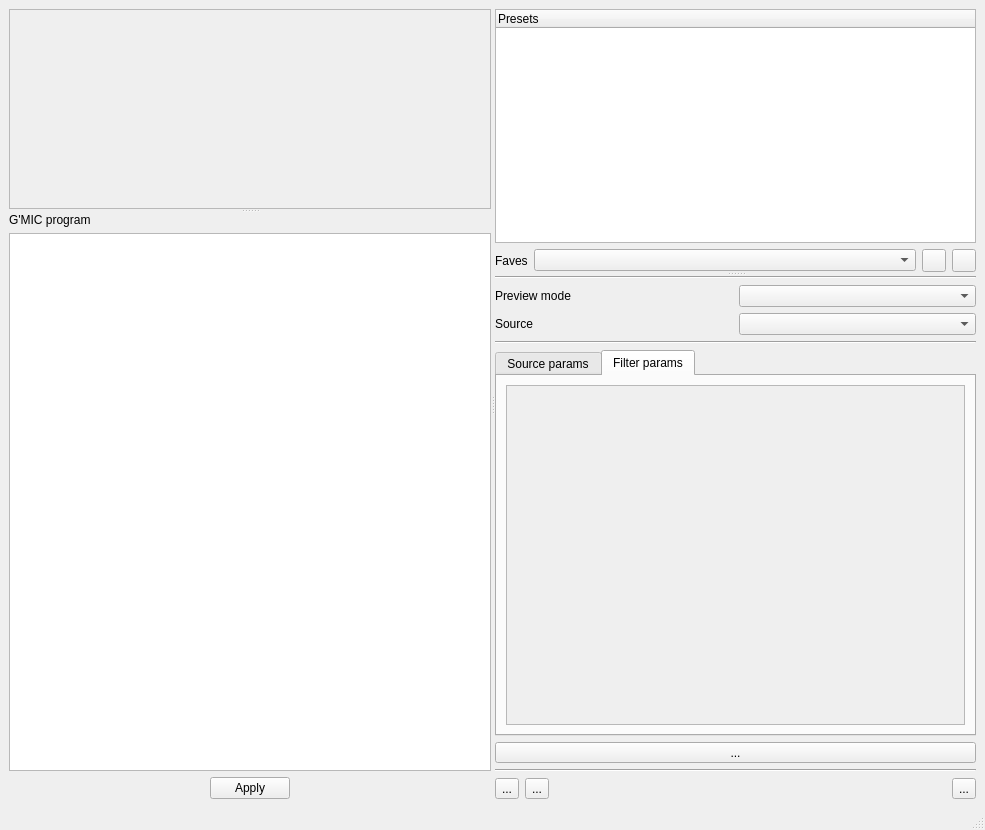
<?xml version="1.0" encoding="UTF-8"?>
<ui version="4.0">
 <class>MainWindow</class>
 <widget class="QMainWindow" name="MainWindow">
  <property name="geometry">
   <rect>
    <x>0</x>
    <y>0</y>
    <width>985</width>
    <height>830</height>
   </rect>
  </property>
  <property name="windowTitle">
   <string>MainWindow</string>
  </property>
  <widget class="QWidget" name="centralwidget">
   <layout class="QHBoxLayout" name="horizontalLayout_3">
    <item>
     <widget class="QSplitter" name="_verticalSplitter">
      <property name="orientation">
       <enum>Qt::Horizontal</enum>
      </property>
      <widget class="QSplitter" name="_leftSplitter">
       <property name="sizePolicy">
        <sizepolicy hsizetype="Expanding" vsizetype="Expanding">
         <horstretch>0</horstretch>
         <verstretch>0</verstretch>
        </sizepolicy>
       </property>
       <property name="orientation">
        <enum>Qt::Vertical</enum>
       </property>
       <widget class="QFrame" name="_frameImageView">
        <property name="sizePolicy">
         <sizepolicy hsizetype="MinimumExpanding" vsizetype="MinimumExpanding">
          <horstretch>0</horstretch>
          <verstretch>0</verstretch>
         </sizepolicy>
        </property>
        <property name="minimumSize">
         <size>
          <width>0</width>
          <height>200</height>
         </size>
        </property>
        <property name="frameShape">
         <enum>QFrame::StyledPanel</enum>
        </property>
        <property name="frameShadow">
         <enum>QFrame::Raised</enum>
        </property>
        <layout class="QGridLayout" name="gridLayout">
         <property name="sizeConstraint">
          <enum>QLayout::SetDefaultConstraint</enum>
         </property>
         <item row="0" column="0">
          <widget class="ImageView" name="_imageView" native="true">
           <property name="sizePolicy">
            <sizepolicy hsizetype="Preferred" vsizetype="Preferred">
             <horstretch>0</horstretch>
             <verstretch>0</verstretch>
            </sizepolicy>
           </property>
           <property name="minimumSize">
            <size>
             <width>0</width>
             <height>0</height>
            </size>
           </property>
          </widget>
         </item>
        </layout>
       </widget>
       <widget class="QWidget" name="layoutWidget2">
        <layout class="QVBoxLayout" name="verticalLayout" stretch="1,8,1">
         <item>
          <widget class="QLabel" name="label_2">
           <property name="sizePolicy">
            <sizepolicy hsizetype="Preferred" vsizetype="Fixed">
             <horstretch>0</horstretch>
             <verstretch>0</verstretch>
            </sizepolicy>
           </property>
           <property name="text">
            <string>G'MIC program</string>
           </property>
          </widget>
         </item>
         <item>
          <widget class="CommandEditor" name="_commandEditor">
           <property name="sizePolicy">
            <sizepolicy hsizetype="Expanding" vsizetype="Minimum">
             <horstretch>0</horstretch>
             <verstretch>0</verstretch>
            </sizepolicy>
           </property>
           <property name="minimumSize">
            <size>
             <width>0</width>
             <height>100</height>
            </size>
           </property>
          </widget>
         </item>
         <item>
          <layout class="QHBoxLayout" name="horizontalLayout_4">
           <item>
            <spacer name="horizontalSpacer_2">
             <property name="orientation">
              <enum>Qt::Horizontal</enum>
             </property>
             <property name="sizeHint" stdset="0">
              <size>
               <width>40</width>
               <height>20</height>
              </size>
             </property>
            </spacer>
           </item>
           <item>
            <widget class="QPushButton" name="_pbApply">
             <property name="toolTip">
              <string>Apply script modifications (Ctrl+Return)</string>
             </property>
             <property name="text">
              <string>Apply</string>
             </property>
            </widget>
           </item>
           <item>
            <spacer name="horizontalSpacer_3">
             <property name="orientation">
              <enum>Qt::Horizontal</enum>
             </property>
             <property name="sizeType">
              <enum>QSizePolicy::MinimumExpanding</enum>
             </property>
             <property name="sizeHint" stdset="0">
              <size>
               <width>40</width>
               <height>20</height>
              </size>
             </property>
            </spacer>
           </item>
          </layout>
         </item>
        </layout>
       </widget>
      </widget>
      <widget class="QWidget" name="_rightPanel" native="true">
       <property name="sizePolicy">
        <sizepolicy hsizetype="Fixed" vsizetype="Preferred">
         <horstretch>0</horstretch>
         <verstretch>0</verstretch>
        </sizepolicy>
       </property>
       <layout class="QVBoxLayout" name="verticalLayout_5">
        <item>
         <widget class="QSplitter" name="_rightPanelSplitter">
          <property name="orientation">
           <enum>Qt::Vertical</enum>
          </property>
          <widget class="QWidget" name="layoutWidget1">
           <layout class="QVBoxLayout" name="verticalLayout_4">
            <item>
             <widget class="QTreeWidget" name="_treeGPresets">
              <property name="sizePolicy">
               <sizepolicy hsizetype="Preferred" vsizetype="MinimumExpanding">
                <horstretch>0</horstretch>
                <verstretch>0</verstretch>
               </sizepolicy>
              </property>
              <column>
               <property name="text">
                <string notr="true">Presets</string>
               </property>
              </column>
             </widget>
            </item>
            <item>
             <layout class="QHBoxLayout" name="horizontalLayout">
              <item>
               <widget class="QLabel" name="label_14">
                <property name="sizePolicy">
                 <sizepolicy hsizetype="Fixed" vsizetype="Preferred">
                  <horstretch>0</horstretch>
                  <verstretch>0</verstretch>
                 </sizepolicy>
                </property>
                <property name="text">
                 <string>Faves</string>
                </property>
               </widget>
              </item>
              <item>
               <widget class="QComboBox" name="_cbFaves"/>
              </item>
              <item>
               <widget class="QToolButton" name="_tbAddFave"/>
              </item>
              <item>
               <widget class="QToolButton" name="_tbRemoveFave"/>
              </item>
             </layout>
            </item>
           </layout>
          </widget>
          <widget class="QWidget" name="layoutWidget3">
           <layout class="QVBoxLayout" name="verticalLayout_2">
            <item>
             <widget class="Line" name="line">
              <property name="orientation">
               <enum>Qt::Horizontal</enum>
              </property>
             </widget>
            </item>
            <item>
             <layout class="QGridLayout" name="gridLayout_2">
              <item row="0" column="1">
               <widget class="QComboBox" name="_cbPreviewMode">
                <property name="sizePolicy">
                 <sizepolicy hsizetype="Preferred" vsizetype="Fixed">
                  <horstretch>0</horstretch>
                  <verstretch>0</verstretch>
                 </sizepolicy>
                </property>
               </widget>
              </item>
              <item row="1" column="0">
               <widget class="QLabel" name="label_4">
                <property name="text">
                 <string>Source</string>
                </property>
               </widget>
              </item>
              <item row="0" column="0">
               <widget class="QLabel" name="label">
                <property name="text">
                 <string>Preview mode</string>
                </property>
               </widget>
              </item>
              <item row="1" column="1">
               <widget class="QComboBox" name="_comboSource"/>
              </item>
             </layout>
            </item>
            <item>
             <widget class="Line" name="line_4">
              <property name="orientation">
               <enum>Qt::Horizontal</enum>
              </property>
             </widget>
            </item>
            <item>
             <widget class="QTabWidget" name="_tabParams">
              <property name="sizePolicy">
               <sizepolicy hsizetype="Expanding" vsizetype="MinimumExpanding">
                <horstretch>0</horstretch>
                <verstretch>0</verstretch>
               </sizepolicy>
              </property>
              <property name="tabShape">
               <enum>QTabWidget::Rounded</enum>
              </property>
              <property name="currentIndex">
               <number>1</number>
              </property>
              <property name="elideMode">
               <enum>Qt::ElideNone</enum>
              </property>
              <widget class="QWidget" name="tabSourceParams">
               <attribute name="title">
                <string>Source params</string>
               </attribute>
               <layout class="QGridLayout" name="gridLayout_4">
                <item row="2" column="0">
                 <widget class="QWidget" name="_imageParamsWidget" native="true">
                  <layout class="QVBoxLayout" name="verticalLayout_3">
                   <item>
                    <layout class="QHBoxLayout" name="horizontalLayout_5">
                     <item>
                      <widget class="QLabel" name="label_3">
                       <property name="text">
                        <string>FPS  0</string>
                       </property>
                      </widget>
                     </item>
                     <item>
                      <widget class="QSlider" name="_sliderImageFPS">
                       <property name="minimum">
                        <number>0</number>
                       </property>
                       <property name="maximum">
                        <number>30</number>
                       </property>
                       <property name="orientation">
                        <enum>Qt::Horizontal</enum>
                       </property>
                      </widget>
                     </item>
                     <item>
                      <widget class="QLabel" name="label_5">
                       <property name="text">
                        <string>30</string>
                       </property>
                      </widget>
                     </item>
                    </layout>
                   </item>
                   <item>
                    <widget class="QPushButton" name="_pbOpenImageFile">
                     <property name="text">
                      <string>Open...</string>
                     </property>
                    </widget>
                   </item>
                  </layout>
                 </widget>
                </item>
                <item row="3" column="0">
                 <widget class="QWidget" name="_videoParamsWidget" native="true">
                  <layout class="QGridLayout" name="gridLayout_6">
                   <item row="0" column="0" colspan="3">
                    <widget class="QPushButton" name="_pbOpenVideoFile">
                     <property name="sizePolicy">
                      <sizepolicy hsizetype="MinimumExpanding" vsizetype="Fixed">
                       <horstretch>0</horstretch>
                       <verstretch>0</verstretch>
                      </sizepolicy>
                     </property>
                     <property name="text">
                      <string>Open...</string>
                     </property>
                    </widget>
                   </item>
                   <item row="0" column="3" colspan="2">
                    <widget class="QCheckBox" name="_cbVideoFileLoop">
                     <property name="sizePolicy">
                      <sizepolicy hsizetype="Preferred" vsizetype="Fixed">
                       <horstretch>0</horstretch>
                       <verstretch>0</verstretch>
                      </sizepolicy>
                     </property>
                     <property name="text">
                      <string>Loop</string>
                     </property>
                    </widget>
                   </item>
                   <item row="1" column="0">
                    <widget class="QLabel" name="label_7">
                     <property name="text">
                      <string>FPS</string>
                     </property>
                    </widget>
                   </item>
                   <item row="1" column="1">
                    <widget class="QLabel" name="label_11">
                     <property name="sizePolicy">
                      <sizepolicy hsizetype="Fixed" vsizetype="Preferred">
                       <horstretch>0</horstretch>
                       <verstretch>0</verstretch>
                      </sizepolicy>
                     </property>
                     <property name="text">
                      <string>5</string>
                     </property>
                    </widget>
                   </item>
                   <item row="1" column="2" colspan="2">
                    <widget class="QSlider" name="_sliderVideoFPS">
                     <property name="minimum">
                      <number>5</number>
                     </property>
                     <property name="maximum">
                      <number>30</number>
                     </property>
                     <property name="orientation">
                      <enum>Qt::Horizontal</enum>
                     </property>
                    </widget>
                   </item>
                   <item row="1" column="4">
                    <widget class="QLabel" name="label_8">
                     <property name="sizePolicy">
                      <sizepolicy hsizetype="Fixed" vsizetype="Preferred">
                       <horstretch>0</horstretch>
                       <verstretch>0</verstretch>
                      </sizepolicy>
                     </property>
                     <property name="text">
                      <string>30</string>
                     </property>
                    </widget>
                   </item>
                   <item row="2" column="0">
                    <widget class="QLabel" name="_labelVideoSkipFrames">
                     <property name="text">
                      <string>Frame skip</string>
                     </property>
                    </widget>
                   </item>
                   <item row="2" column="1">
                    <widget class="QLabel" name="label_12">
                     <property name="sizePolicy">
                      <sizepolicy hsizetype="Fixed" vsizetype="Preferred">
                       <horstretch>0</horstretch>
                       <verstretch>0</verstretch>
                      </sizepolicy>
                     </property>
                     <property name="text">
                      <string>0</string>
                     </property>
                    </widget>
                   </item>
                   <item row="2" column="2" colspan="2">
                    <widget class="QSlider" name="_sliderVideoSkipFrames">
                     <property name="orientation">
                      <enum>Qt::Horizontal</enum>
                     </property>
                    </widget>
                   </item>
                   <item row="2" column="4">
                    <widget class="QLabel" name="label_6">
                     <property name="sizePolicy">
                      <sizepolicy hsizetype="Preferred" vsizetype="Preferred">
                       <horstretch>0</horstretch>
                       <verstretch>0</verstretch>
                      </sizepolicy>
                     </property>
                     <property name="text">
                      <string>10</string>
                     </property>
                    </widget>
                   </item>
                  </layout>
                 </widget>
                </item>
                <item row="4" column="0">
                 <spacer name="verticalSpacer_2">
                  <property name="orientation">
                   <enum>Qt::Vertical</enum>
                  </property>
                  <property name="sizeHint" stdset="0">
                   <size>
                    <width>20</width>
                    <height>10</height>
                   </size>
                  </property>
                 </spacer>
                </item>
                <item row="1" column="0">
                 <widget class="QWidget" name="_webcamParamsWidget" native="true">
                  <layout class="QGridLayout" name="gridLayout_3">
                   <property name="leftMargin">
                    <number>9</number>
                   </property>
                   <property name="topMargin">
                    <number>9</number>
                   </property>
                   <property name="rightMargin">
                    <number>9</number>
                   </property>
                   <property name="bottomMargin">
                    <number>9</number>
                   </property>
                   <item row="1" column="0">
                    <widget class="QLabel" name="label_13">
                     <property name="text">
                      <string>Resolution</string>
                     </property>
                    </widget>
                   </item>
                   <item row="2" column="1">
                    <widget class="QLabel" name="label_10">
                     <property name="text">
                      <string>0</string>
                     </property>
                    </widget>
                   </item>
                   <item row="2" column="2">
                    <widget class="QSlider" name="_sliderWebcamSkipFrames">
                     <property name="sizePolicy">
                      <sizepolicy hsizetype="Expanding" vsizetype="Fixed">
                       <horstretch>0</horstretch>
                       <verstretch>0</verstretch>
                      </sizepolicy>
                     </property>
                     <property name="maximum">
                      <number>25</number>
                     </property>
                     <property name="pageStep">
                      <number>1</number>
                     </property>
                     <property name="orientation">
                      <enum>Qt::Horizontal</enum>
                     </property>
                    </widget>
                   </item>
                   <item row="0" column="0">
                    <widget class="QLabel" name="_labelInputWebcam">
                     <property name="text">
                      <string>Input</string>
                     </property>
                    </widget>
                   </item>
                   <item row="0" column="1" colspan="3">
                    <widget class="QComboBox" name="_comboWebcam"/>
                   </item>
                   <item row="2" column="0">
                    <widget class="QLabel" name="_labelWebcamSkipFrames">
                     <property name="text">
                      <string>Frame skip</string>
                     </property>
                    </widget>
                   </item>
                   <item row="2" column="3">
                    <widget class="QLabel" name="label_9">
                     <property name="text">
                      <string>10</string>
                     </property>
                    </widget>
                   </item>
                   <item row="1" column="1" colspan="2">
                    <widget class="QComboBox" name="_comboCamResolution"/>
                   </item>
                   <item row="1" column="3">
                    <widget class="QToolButton" name="_tbCamResolutionsRefresh">
                     <property name="toolTip">
                      <string>Refresh resolutions</string>
                     </property>
                     <property name="text">
                      <string>U</string>
                     </property>
                    </widget>
                   </item>
                  </layout>
                 </widget>
                </item>
               </layout>
              </widget>
              <widget class="QWidget" name="tabCommandParams">
               <attribute name="title">
                <string>Filter params</string>
               </attribute>
               <layout class="QGridLayout" name="gridLayout_7">
                <item row="0" column="0">
                 <widget class="QScrollArea" name="_commandParamsScrollArea">
                  <property name="widgetResizable">
                   <bool>true</bool>
                  </property>
                  <widget class="QWidget" name="scrollAreaWidgetContents">
                   <property name="geometry">
                    <rect>
                     <x>0</x>
                     <y>0</y>
                     <width>453</width>
                     <height>291</height>
                    </rect>
                   </property>
                   <layout class="QGridLayout" name="gridLayout_5">
                    <property name="leftMargin">
                     <number>0</number>
                    </property>
                    <property name="topMargin">
                     <number>0</number>
                    </property>
                    <property name="rightMargin">
                     <number>0</number>
                    </property>
                    <property name="bottomMargin">
                     <number>0</number>
                    </property>
                    <item row="0" column="0">
                     <widget class="CommandParamsWidget" name="_commandParamsWidget" native="true"/>
                    </item>
                   </layout>
                  </widget>
                 </widget>
                </item>
               </layout>
              </widget>
             </widget>
            </item>
            <item>
             <widget class="QToolButton" name="_tbPlay">
              <property name="sizePolicy">
               <sizepolicy hsizetype="Minimum" vsizetype="Fixed">
                <horstretch>0</horstretch>
                <verstretch>0</verstretch>
               </sizepolicy>
              </property>
              <property name="text">
               <string>...</string>
              </property>
              <property name="icon">
               <iconset resource="../zart.qrc">
                <normaloff>:/images/media-playback-start.png</normaloff>:/images/media-playback-start.png</iconset>
              </property>
              <property name="iconSize">
               <size>
                <width>24</width>
                <height>24</height>
               </size>
              </property>
              <property name="checkable">
               <bool>false</bool>
              </property>
             </widget>
            </item>
            <item>
             <widget class="Line" name="line_2">
              <property name="orientation">
               <enum>Qt::Horizontal</enum>
              </property>
             </widget>
            </item>
            <item>
             <layout class="QHBoxLayout" name="horizontalLayout_2">
              <item>
               <widget class="QToolButton" name="_tbZoomOriginal">
                <property name="sizePolicy">
                 <sizepolicy hsizetype="Preferred" vsizetype="Preferred">
                  <horstretch>0</horstretch>
                  <verstretch>0</verstretch>
                 </sizepolicy>
                </property>
                <property name="toolTip">
                 <string>Set zoom factor to 1:1</string>
                </property>
                <property name="text">
                 <string>...</string>
                </property>
                <property name="icon">
                 <iconset resource="../zart.qrc">
                  <normaloff>:/images/zoom-original.png</normaloff>:/images/zoom-original.png</iconset>
                </property>
               </widget>
              </item>
              <item>
               <widget class="QToolButton" name="_tbZoomFit">
                <property name="sizePolicy">
                 <sizepolicy hsizetype="Preferred" vsizetype="Preferred">
                  <horstretch>0</horstretch>
                  <verstretch>0</verstretch>
                 </sizepolicy>
                </property>
                <property name="toolTip">
                 <string>Best fit zoom</string>
                </property>
                <property name="text">
                 <string>...</string>
                </property>
                <property name="icon">
                 <iconset resource="../zart.qrc">
                  <normaloff>:/images/zoom-fit-best.png</normaloff>:/images/zoom-fit-best.png</iconset>
                </property>
                <property name="iconSize">
                 <size>
                  <width>24</width>
                  <height>24</height>
                 </size>
                </property>
               </widget>
              </item>
              <item>
               <spacer name="horizontalSpacer">
                <property name="orientation">
                 <enum>Qt::Horizontal</enum>
                </property>
                <property name="sizeHint" stdset="0">
                 <size>
                  <width>40</width>
                  <height>20</height>
                 </size>
                </property>
               </spacer>
              </item>
              <item>
               <widget class="QToolButton" name="_tbCamera">
                <property name="sizePolicy">
                 <sizepolicy hsizetype="Preferred" vsizetype="Preferred">
                  <horstretch>0</horstretch>
                  <verstretch>0</verstretch>
                 </sizepolicy>
                </property>
                <property name="toolTip">
                 <string>Take a snapshot</string>
                </property>
                <property name="text">
                 <string>...</string>
                </property>
                <property name="icon">
                 <iconset resource="../zart.qrc">
                  <normaloff>:/images/camera.png</normaloff>:/images/camera.png</iconset>
                </property>
               </widget>
              </item>
             </layout>
            </item>
           </layout>
          </widget>
         </widget>
        </item>
       </layout>
      </widget>
     </widget>
    </item>
   </layout>
  </widget>
  <widget class="QMenuBar" name="menubar">
   <property name="geometry">
    <rect>
     <x>0</x>
     <y>0</y>
     <width>985</width>
     <height>22</height>
    </rect>
   </property>
  </widget>
  <widget class="QStatusBar" name="statusbar"/>
 </widget>
 <customwidgets>
  <customwidget>
   <class>ImageView</class>
   <extends>QWidget</extends>
   <header>ImageView.h</header>
   <container>1</container>
  </customwidget>
  <customwidget>
   <class>CommandEditor</class>
   <extends>QPlainTextEdit</extends>
   <header>include/CommandEditor.h</header>
  </customwidget>
  <customwidget>
   <class>CommandParamsWidget</class>
   <extends>QWidget</extends>
   <header>CommandParamsWidget.h</header>
   <container>1</container>
  </customwidget>
 </customwidgets>
 <resources>
  <include location="../zart.qrc"/>
 </resources>
 <connections/>
</ui>
